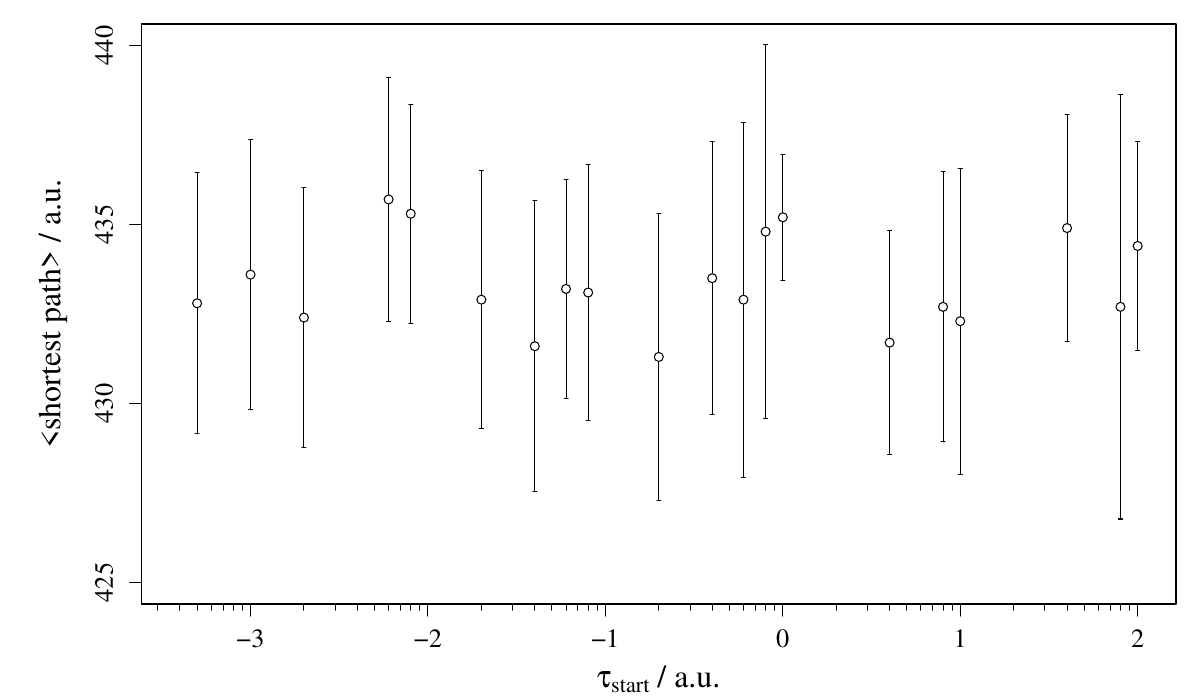

The script that saved this image:
#Plot tauinit vs. global_shortest_path_average

#Version2, gerundet, altes tau
# alpha = 0.1;
# no_agents = 10;     							
# rounds = 1200										
# start_city = 1;										
# q0 = 0.9;
# tau_init = 0.1;                               

rm(list = ls())

tauinit = c(0.0005, 0.001, 0.002, 0.006, 0.008, 0.02, 0.04, 0.06, 0.08, 0.2, 0.4, 0.6, 0.8, 1, 4, 8, 10, 40, 80, 100)
shortest_path_average = c(432.8000, 433.6000, 432.4000, 435.7000, 435.3000, 432.9000, 431.6000, 433.2000, 433.1000,  431.3000, 433.5000, 432.9000, 434.8000, 435.2000, 431.7000, 432.7000, 432.3000, 434.9000, 432.7000, 434.4000)
error_shortest_path = c(3.6454, 3.7771, 3.6271, 3.4010, 3.0569, 3.6040, 4.0607, 3.0478, 3.5730, 4.0014, 3.8079, 4.9542, 5.2239, 1.7512, 3.1287, 3.7727, 4.2701, 3.1780, 5.9264, 2.9136)
#Grafik
par(family="serif", mfrow=c(1,1), oma=c(0,1,0,0), mgp=c(2.9,1,0),mar=c(4,4.9,1,1),cex.lab=1.2,cex=1.2)
plot(tauinit,shortest_path_average,type="n", ,axes=F, frame.plot=T,
     xlim=c(0.0004,100), log = 'x',
     ylim=c(425,440),
     xlab=expression(paste(tau[start]," / ", a.u.)),
     ylab=expression(paste("<shortest path>"," / ", a.u.)),
     
)
#Logskala
beschriftung = c(-4, -3, -2, -1, 0, 1, 2)
intervalle.lab = c(10^(-4:2))
intervalle<-c((1:9)*10^-4, (1:9)*10^-3, (1:9)*10^-2, (1:9)*10^-1, (1:9), (1:10*10))
axis(side = 1, at=intervalle, tcl = -0.25, labels = F) #Kleine Striche
axis(side = 1, at=intervalle.lab, labels = paste(beschriftung)) #Grosse Striche und labels
axis(2)

y.errorbars <- function(tauinit,shortest_path_average,error_shortest_path,ebl=0.02){arrows(tauinit,shortest_path_average-error_shortest_path,tauinit,shortest_path_average+error_shortest_path,code=3,angle=90,length=ebl)}
y.errorbars(tauinit,shortest_path_average,error_shortest_path)

points(tauinit,shortest_path_average,cex=1,pc=21,bg="white")

#legend(0.001,428,c(expression(paste(alpha," = ",0.1)),expression(paste(rounds," = ","1200")),expression(paste(no_agents," = ",10)),expression(paste(q0," = ",0.9)),expression(paste(tau_init," = ",0.1)),expression(paste(L_nn," = ",513.61))))
#legend(1,424, expression(paste("problem 'eil51'")))
dev.copy2pdf(file="tauinit_vs_shortestpath.pdf",height=7,width=12)